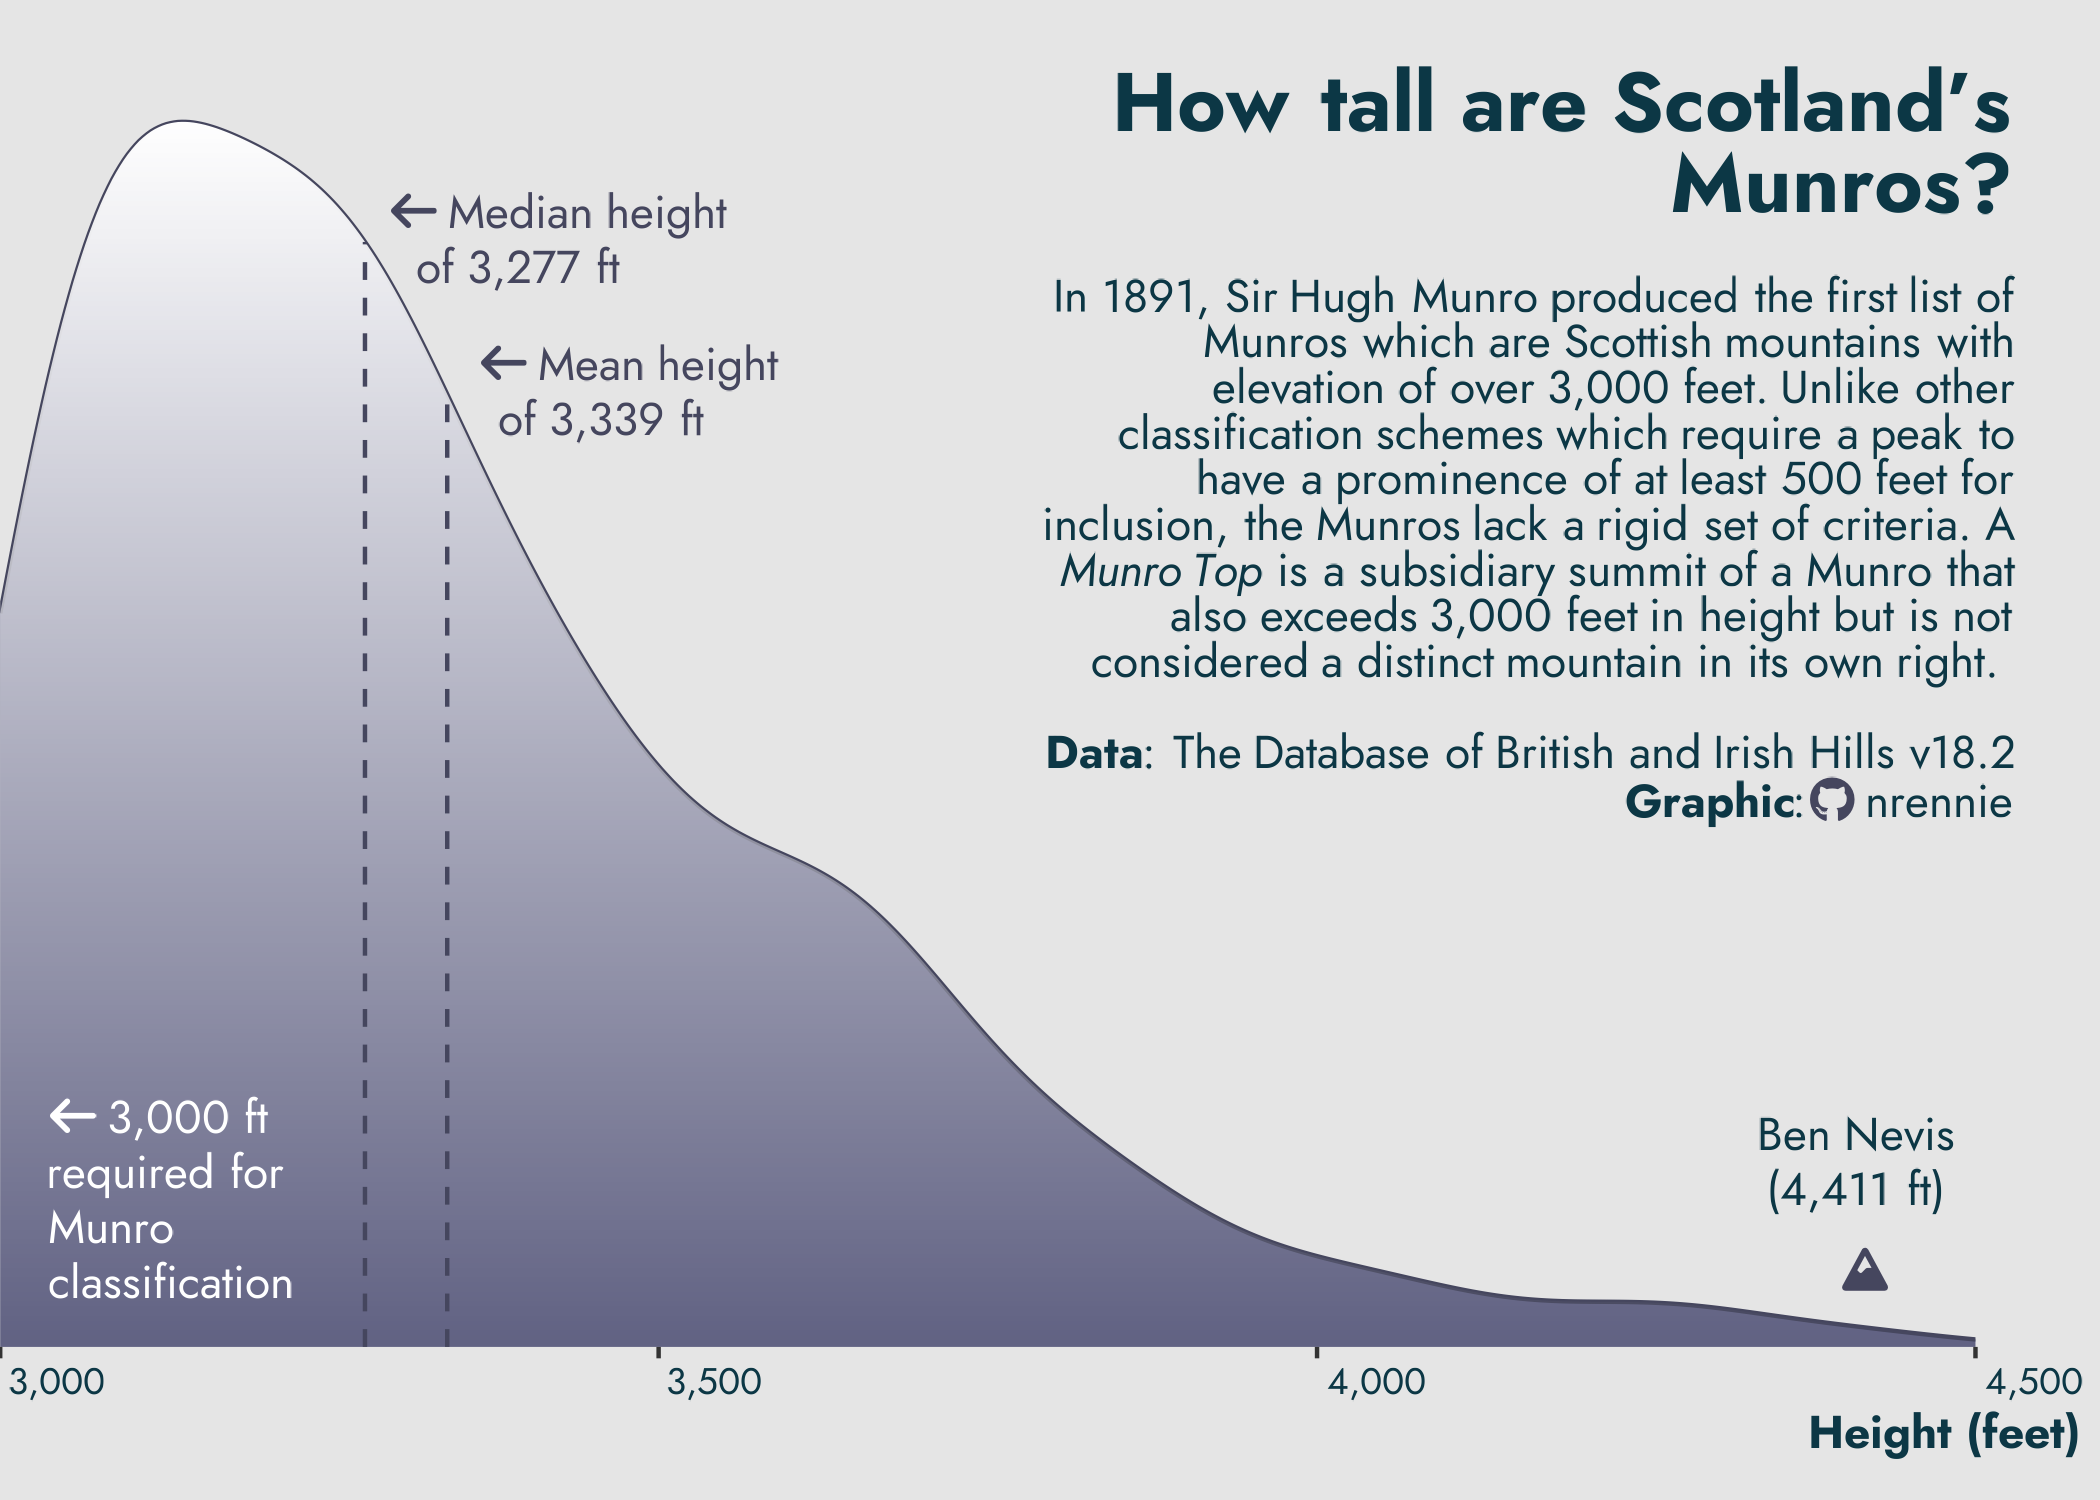

Recreate this plot in R.
# Load packages -----------------------------------------------------------

library(tidyverse)
library(showtext)
library(camcorder)
library(ggtext)
library(nrBrand)
library(glue)
library(ggpattern)


# Load data ---------------------------------------------------------------

tuesdata <- tidytuesdayR::tt_load("2025-08-19")
scottish_munros <- tuesdata$scottish_munros


# Load fonts --------------------------------------------------------------

font_add_google("Jost", "jost")
font_add(
  family = "fa_regular",
  regular = "fonts/Font Awesome 7 Free-Solid-900.otf"
)
showtext_auto()
showtext_opts(dpi = 300)


# Define colours and fonts-------------------------------------------------

bg_col <- "grey90"
text_col <- "#0C3745"
highlight_col <- "#45465E"

body_font <- "jost"
title_font <- "jost"


# Data wrangling ----------------------------------------------------------

plot_data <- scottish_munros |>
  select(Name, Height_ft, `2021`) |>
  mutate(
    `2021` = replace_na(`2021`, "Unclassified"),
  ) |>
  rename(
    Classification = `2021`
  ) |>
  filter(Classification == "Munro")

dens <- density(plot_data$Height_ft)
y_at_mean <- approx(dens$x, dens$y, xout = mean(plot_data$Height_ft))$y
y_at_med <- approx(dens$x, dens$y, xout = median(plot_data$Height_ft))$y


# Start recording ---------------------------------------------------------

gg_record(
  dir = file.path("2025", "2025-08-19", "recording"),
  device = "png",
  width = 7,
  height = 5,
  units = "in",
  dpi = 300
)


# Define text -------------------------------------------------------------

social <- glue("<span style='font-family:\"Font Awesome 6 Brands\";color:{highlight_col};'>&#xf09b;</span><span style='color:{bg_col};'>.</span><span style='font-family:jost;color:{text_col};'>nrennie</span>")
title <- "<span style='font-size: 20pt;'>**How tall are Scotland's Munros?**</span>"
st <- "<br><br>In 1891, Sir Hugh Munro produced the first list of Munros which are Scottish mountains with elevation of over 3,000 feet. Unlike other classification schemes which require a peak to have a prominence of at least 500 feet for inclusion, the Munros lack a rigid set of criteria. A *Munro Top* is a subsidiary summit of a Munro that also exceeds 3,000 feet in height but is not considered a distinct mountain in its own right. "
cap <- paste0(
  title, st, "<br><br>**Data**: The Database of British and Irish Hills v18.2<br>**Graphic**:", social
)


# Plot --------------------------------------------------------------------

ggplot(
  data = plot_data,
  mapping = aes(x = Height_ft)
) +
  geom_density(fill = "#616283", colour = "#45465E") +
  geom_density_pattern(
    pattern = "gradient",
    pattern_fill = NA,
    pattern_fill2 = "white",
    pattern_orientation = "vertical",
    fill = NA,
    colour = NA
  ) +
  geom_textbox(
    data = slice_max(plot_data, Height_ft),
    mapping = aes(
      x = Height_ft, y = 0.0001,
      label = glue(
        "<span style='font-family:\"fa_regular\";color:{highlight_col};'>&#xf6fc;</span>"
      )
    ),
    fill = "transparent",
    colour = "transparent",
    family = body_font,
    text.colour = text_col,
    width = 0.2,
    hjust = 0.5,
    halign = 0.5
  ) +
  geom_textbox(
    data = slice_max(plot_data, Height_ft),
    mapping = aes(
      x = Height_ft, y = 0.00025,
      label = glue(
        "{Name}<br>({formatC(Height_ft, big.mark=',')} ft)"
      )
    ),
    family = body_font,
    fill = "transparent",
    colour = "transparent",
    text.colour = text_col,
    width = 0.2,
    hjust = 0.5,
    halign = 0.5
  ) +
  geom_textbox(
    data = slice_max(plot_data, Height_ft),
    mapping = aes(
      x = 3020, y = 0.0002,
      label = glue(
        "<span style='font-family:\"fa_regular\";'>&#xf060;</span> 3,000 ft required for Munro classification"
      )
    ),
    fill = "transparent",
    colour = "transparent",
    family = body_font,
    text.colour = "white",
    width = 0.2,
    hjust = 0,
    halign = 0
  ) +
  geom_textbox(
    data = slice_max(plot_data, Height_ft),
    mapping = aes(
      x = mean(plot_data$Height_ft), y = y_at_mean,
      label = glue(
        "<span style='font-family:\"fa_regular\";'>&#xf060;</span> Mean height of {formatC(round(mean(plot_data$Height_ft)), big.mark=',')} ft"
      )
    ),
    fill = "transparent",
    colour = "transparent",
    family = body_font,
    text.colour = "#45465E",
    width = 0.2,
    hjust = 0,
    halign = 0.2
  ) +
  annotate(
    "segment",
    x = mean(plot_data$Height_ft),
    xend = mean(plot_data$Height_ft),
    y = 0, yend = y_at_mean,
    colour = highlight_col, linetype = "dashed"
  ) +
  geom_textbox(
    data = slice_max(plot_data, Height_ft),
    mapping = aes(
      x = median(plot_data$Height_ft), y = y_at_med,
      label = glue(
        "<span style='font-family:\"fa_regular\";'>&#xf060;</span> Median height of {formatC(round(median(plot_data$Height_ft)), big.mark=',')} ft"
      )
    ),
    fill = "transparent",
    colour = "transparent",
    family = body_font,
    text.colour = "#45465E",
    width = 0.2,
    hjust = 0,
    halign = 0.2
  ) +
  annotate(
    "segment",
    x = median(plot_data$Height_ft),
    xend = median(plot_data$Height_ft),
    y = 0, yend = y_at_med,
    colour = highlight_col, linetype = "dashed"
  ) +
  scale_x_continuous(
    limits = c(3000, 4500),
    labels = scales::label_comma()
  ) +
  scale_y_continuous(limits = c(0, 0.0018)) +
  labs(
    x = "Height (feet)", y = NULL,
    tag = cap
  ) +
  coord_cartesian(expand = FALSE) +
  theme_grey(base_family = body_font) +
  theme(
    legend.position = "none",
    plot.margin = margin(10, 30, 10, -2.7),
    plot.background = element_rect(fill = bg_col, colour = bg_col),
    panel.background = element_rect(fill = bg_col, colour = bg_col),
    plot.tag.position = c(1.02, 0.98),
    plot.tag = element_textbox_simple(
      colour = text_col,
      hjust = 1,
      halign = 1,
      vjust = 1,
      valign = 1,
      lineheight = 1,
      family = body_font,
      maxwidth = 0.7,
      size = rel(1)
    ),
    axis.text.x = element_text(hjust = -0.1, colour = text_col),
    axis.title.x = element_text(
      hjust = 1.06, face = "bold",
      colour = text_col
    ),
    axis.text.y = element_blank(),
    axis.ticks.y = element_blank(),
    panel.grid.major = element_blank(),
    panel.grid.minor = element_blank()
  )


# Save gif ----------------------------------------------------------------

ggsave(
  filename = file.path("2025", "2025-08-19", paste0("20250819", ".png")),
  height = 5,
  width = 7,
  bg = bg_col,
  units = "in",
  dpi = 300
)

gg_playback(
  name = file.path("2025", "2025-08-19", paste0("20250819", ".gif")),
  first_image_duration = 4,
  last_image_duration = 20,
  frame_duration = .25,
  background = bg_col
)
